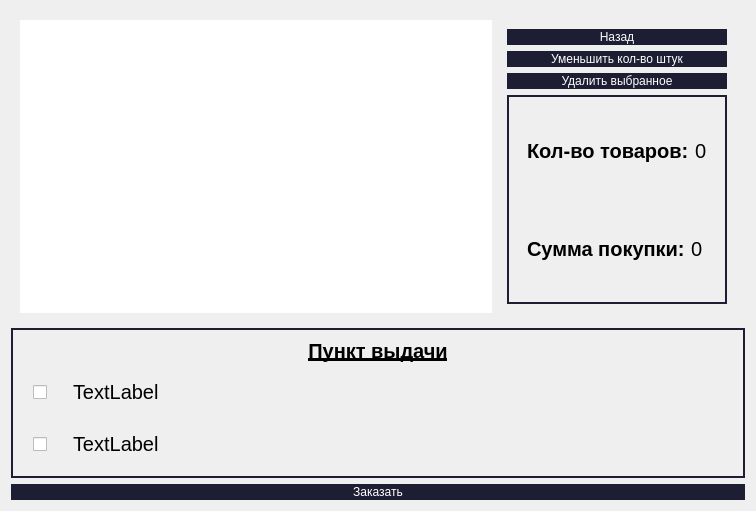
<?xml version="1.0" encoding="UTF-8"?>
<ui version="4.0">
 <class>Basket</class>
 <widget class="QWidget" name="Basket">
  <property name="geometry">
   <rect>
    <x>0</x>
    <y>0</y>
    <width>756</width>
    <height>511</height>
   </rect>
  </property>
  <property name="windowTitle">
   <string>Form</string>
  </property>
  <property name="styleSheet">
   <string notr="true"/>
  </property>
  <layout class="QGridLayout" name="gridLayout">
   <item row="1" column="0">
    <widget class="QGroupBox" name="groupBox">
     <property name="styleSheet">
      <string notr="true">border: 2px solid #1d1e33;</string>
     </property>
     <property name="title">
      <string/>
     </property>
     <layout class="QVBoxLayout" name="verticalLayout">
      <item>
       <widget class="QLabel" name="label_7">
        <property name="font">
         <font>
          <pointsize>15</pointsize>
          <weight>75</weight>
          <italic>false</italic>
          <bold>true</bold>
          <underline>true</underline>
          <kerning>true</kerning>
         </font>
        </property>
        <property name="styleSheet">
         <string notr="true">border: 0px solid #1d1e33;</string>
        </property>
        <property name="text">
         <string>Пункт выдачи</string>
        </property>
        <property name="alignment">
         <set>Qt::AlignCenter</set>
        </property>
       </widget>
      </item>
      <item>
       <widget class="QGroupBox" name="groupBox_2">
        <property name="styleSheet">
         <string notr="true">border: 0px solid #1d1e33;</string>
        </property>
        <property name="title">
         <string/>
        </property>
        <layout class="QHBoxLayout" name="horizontalLayout" stretch="5,95">
         <item>
          <widget class="QCheckBox" name="checkBox_2">
           <property name="text">
            <string/>
           </property>
           <property name="checked">
            <bool>false</bool>
           </property>
          </widget>
         </item>
         <item>
          <widget class="QLabel" name="label_2">
           <property name="font">
            <font>
             <pointsize>15</pointsize>
            </font>
           </property>
           <property name="text">
            <string>TextLabel</string>
           </property>
          </widget>
         </item>
        </layout>
       </widget>
      </item>
      <item>
       <widget class="QGroupBox" name="groupBox_3">
        <property name="styleSheet">
         <string notr="true">border: 0px solid #1d1e33;</string>
        </property>
        <property name="title">
         <string/>
        </property>
        <layout class="QHBoxLayout" name="horizontalLayout_2" stretch="5,95">
         <item>
          <widget class="QCheckBox" name="checkBox">
           <property name="text">
            <string/>
           </property>
          </widget>
         </item>
         <item>
          <widget class="QLabel" name="label">
           <property name="font">
            <font>
             <pointsize>15</pointsize>
            </font>
           </property>
           <property name="text">
            <string>TextLabel</string>
           </property>
          </widget>
         </item>
        </layout>
       </widget>
      </item>
     </layout>
    </widget>
   </item>
   <item row="2" column="0">
    <widget class="QPushButton" name="pushButton">
     <property name="styleSheet">
      <string notr="true">background-color: #1d1e33;
color: #ffffff;
border: 1px solid  #1d1e33;
border-radius: 25px;
font-size: 20px+1vw;</string>
     </property>
     <property name="text">
      <string>Заказать</string>
     </property>
    </widget>
   </item>
   <item row="0" column="0">
    <widget class="QGroupBox" name="groupBox_4">
     <property name="styleSheet">
      <string notr="true">border: 0px solid  #1d1e33;</string>
     </property>
     <property name="title">
      <string/>
     </property>
     <layout class="QHBoxLayout" name="horizontalLayout_3" stretch="85,15">
      <item>
       <widget class="QTableView" name="tableView">
        <property name="styleSheet">
         <string notr="true">border: 0px solid #1d1e33;</string>
        </property>
       </widget>
      </item>
      <item>
       <widget class="QGroupBox" name="groupBox_5">
        <property name="styleSheet">
         <string notr="true">border: 0px solid  #1d1e33;</string>
        </property>
        <property name="title">
         <string/>
        </property>
        <layout class="QVBoxLayout" name="verticalLayout_2">
         <item>
          <widget class="QPushButton" name="pushButton_3">
           <property name="styleSheet">
            <string notr="true">background-color: #1d1e33;
color: #ffffff;
border: 1px solid  #1d1e33;
border-radius: 25px;
font-size: 20px+1vw;</string>
           </property>
           <property name="text">
            <string>Назад</string>
           </property>
          </widget>
         </item>
         <item>
          <widget class="QPushButton" name="pushButton_4">
           <property name="styleSheet">
            <string notr="true">background-color: #1d1e33;
color: #ffffff;
border: 1px solid  #1d1e33;
border-radius: 25px;
font-size: 20px+1vw;</string>
           </property>
           <property name="text">
            <string>Уменьшить кол-во штук</string>
           </property>
          </widget>
         </item>
         <item>
          <widget class="QPushButton" name="pushButton_2">
           <property name="styleSheet">
            <string notr="true">background-color: #1d1e33;
color: #ffffff;
border: 1px solid  #1d1e33;
border-radius: 25px;
font-size: 20px+1vw;</string>
           </property>
           <property name="text">
            <string>Удалить выбранное</string>
           </property>
          </widget>
         </item>
         <item>
          <widget class="QGroupBox" name="groupBox_6">
           <property name="styleSheet">
            <string notr="true">border: 2px solid #1d1e33;</string>
           </property>
           <property name="title">
            <string/>
           </property>
           <layout class="QVBoxLayout" name="verticalLayout_3">
            <item>
             <widget class="QGroupBox" name="groupBox_7">
              <property name="styleSheet">
               <string notr="true">border: 0px solid #1d1e33;</string>
              </property>
              <property name="title">
               <string/>
              </property>
              <layout class="QHBoxLayout" name="horizontalLayout_4">
               <item>
                <widget class="QLabel" name="label_3">
                 <property name="font">
                  <font>
                   <pointsize>15</pointsize>
                   <weight>75</weight>
                   <bold>true</bold>
                  </font>
                 </property>
                 <property name="text">
                  <string>Кол-во товаров:</string>
                 </property>
                </widget>
               </item>
               <item>
                <widget class="QLabel" name="label_4">
                 <property name="font">
                  <font>
                   <pointsize>15</pointsize>
                  </font>
                 </property>
                 <property name="text">
                  <string>0</string>
                 </property>
                </widget>
               </item>
              </layout>
             </widget>
            </item>
            <item>
             <widget class="QGroupBox" name="groupBox_8">
              <property name="styleSheet">
               <string notr="true">border: 0px solid #1d1e33;</string>
              </property>
              <property name="title">
               <string/>
              </property>
              <layout class="QHBoxLayout" name="horizontalLayout_5">
               <item>
                <widget class="QLabel" name="label_5">
                 <property name="font">
                  <font>
                   <pointsize>15</pointsize>
                   <weight>75</weight>
                   <bold>true</bold>
                  </font>
                 </property>
                 <property name="styleSheet">
                  <string notr="true">border: 0px solid #1d1e33;</string>
                 </property>
                 <property name="text">
                  <string>Сумма покупки:</string>
                 </property>
                </widget>
               </item>
               <item>
                <widget class="QLabel" name="label_6">
                 <property name="font">
                  <font>
                   <pointsize>15</pointsize>
                  </font>
                 </property>
                 <property name="styleSheet">
                  <string notr="true">border: 0px solid #1d1e33;</string>
                 </property>
                 <property name="text">
                  <string>0</string>
                 </property>
                </widget>
               </item>
              </layout>
             </widget>
            </item>
           </layout>
          </widget>
         </item>
        </layout>
       </widget>
      </item>
     </layout>
    </widget>
   </item>
  </layout>
 </widget>
 <resources/>
 <connections/>
</ui>
